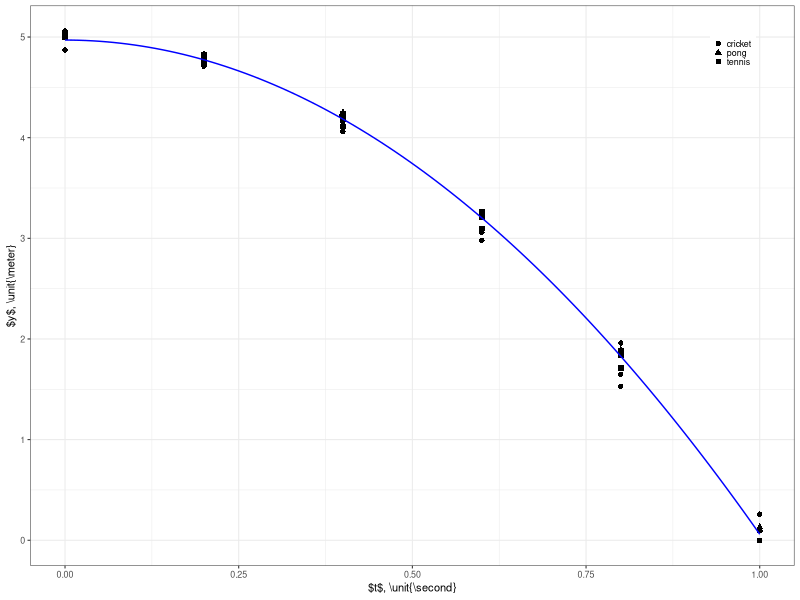

Write R code to recreate this figure.
library(ggplot2)
library(dplyr)

raw <- read.csv('position.csv',header=TRUE)
data <- tibble(raw)

ypred <- function(t_s){
  -4.91*t_s^2 + 4.97
}

# make figure 2 a plot of position vs time
fig <- ggplot(data) +
    geom_point(aes(x=t_s,y=y_m,shape=type)) +
    geom_function(fun=ypred,color='blue') + 
    ylab('$y$, \\unit{\\meter}') +
    xlab('$t$, \\unit{\\second}') +
    theme_bw(base_size=8) +
    theme(legend.position="inside",
	legend.position.inside=c(0.95,0.95),
	legend.justification.inside=c("right","top"),
	legend.key.size=unit(4,"pt"),
	legend.title=element_blank())
ggsave('fig2.svg',plot=fig,width=3.4167,height=2,units="in")
    


# calculate model stuff
bloop <- mutate(data,tsquared=t_s^2)
model1 <- lm(y_m~tsquared,bloop)
model2 <- lm(y_m~tsquared:type,bloop)
print(anova(model1,model2))

# give groupwise anyway
cricket <- filter(bloop,type=='cricket')
tennis <- filter(bloop,type=='tennis')
pong <- filter(bloop,type=='pong')

print(summary(lm(y_m~tsquared,cricket)))
print(summary(lm(y_m~tsquared,tennis)))
print(summary(lm(y_m~tsquared,pong)))
